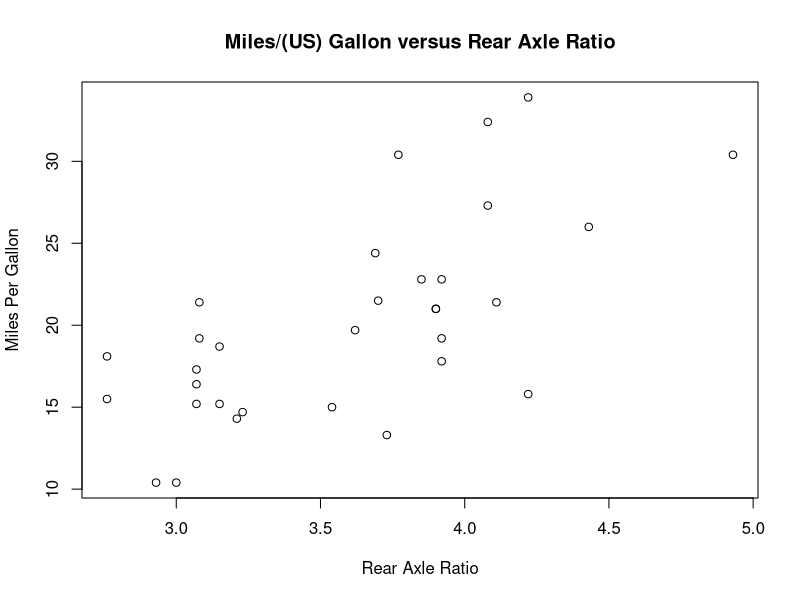
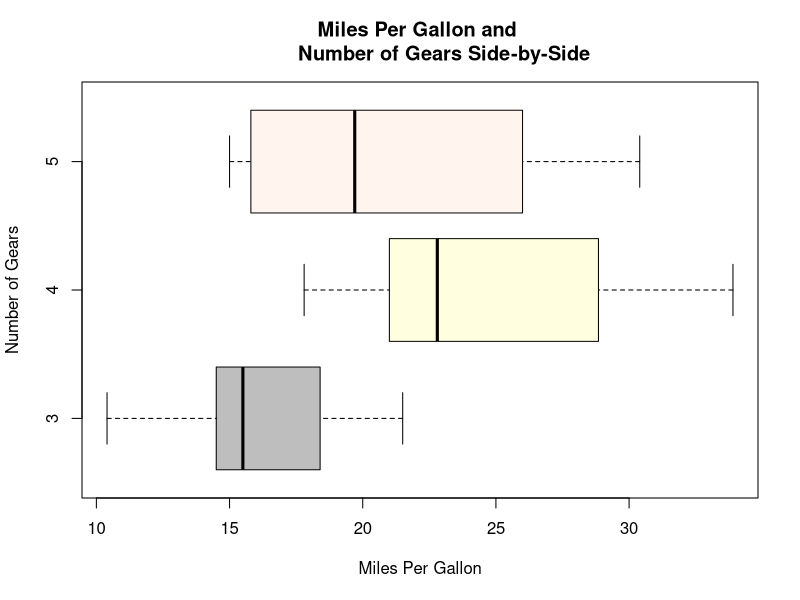

The R source for these figures, in order:
# Luis Valdivia
################################################################################
# 1
# load mtcars dataset
data(mtcars)

# plot of Miles/(US) gallon versus Rear axle ratio 
plot(mtcars$drat, mtcars$mpg, main = "Miles/(US) Gallon versus Rear Axle Ratio", 
     xlab = "Rear Axle Ratio", ylab = "Miles Per Gallon")

# boxplot to compare of miles per gallon to number of gears
boxplot(mtcars$mpg ~ mtcars$gear, horizontal = T, main = "Miles Per Gallon and 
        Number of Gears Side-by-Side", xlab = "Miles Per Gallon", 
        ylab = "Number of Gears", col = c("Grey", "LightYellow", "Seashell"))

# 2
# a
# create a vector of 15 evenly spaced points on [0,1], including the end points
my.data <- seq(from = 0, to = 1, length.out = 15)

# create a 5x3 matrix from the previous vector, filling it with the deafult,
# which is by column
my.matrix <- matrix(my.data, nrow = 5, ncol = 3, byrow = F)

# b
# extract column 1
my.matrix[,1]

# c
# extract the element in row 3, column 1
my.matrix[3,1]

# 3
# create vectors a and b
a <- c(1,2,3)
b <- c(6,7,8)
# combine into a matrix
cbind(a,b)

# 4
# create array with entries from 1 to 20
my.array <- array(data = 1:20, dim =c(3,4,2))
# a
# Use the apply function, find the column sums of the array.
apply(my.array, 2, sum)

# b
# What does the margin c(1,2) do?
# gives element-wise operation, returning a 3x4 matrix in this case

# 5
# a
# view dataset HairEyeColor
View(HairEyeColor)

# load dataset HairEyeColor
data(HairEyeColor)

# b
# i
# total number of respondents
sum(HairEyeColor)

# ii
# total number of Male respondents in the survey
sum(HairEyeColor[,,1])


# iii
# number of respondents with blue eyes
sum(HairEyeColor[,2,])

# iv
# number of Females with red hair
HairEyeColor[3,,2]

